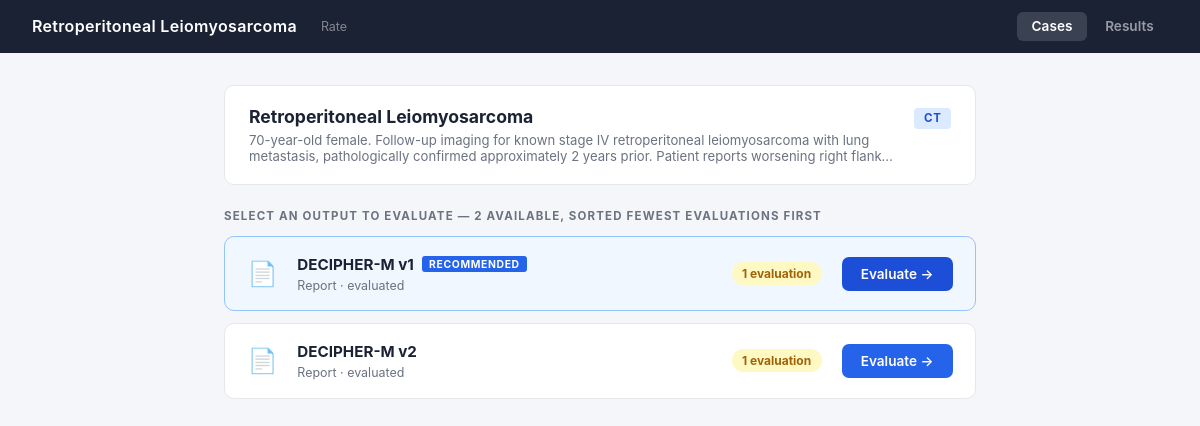
The page /cases/1/evaluate on the database its author committed.
### app/models.py (models this page shows)
class Case(Base):
    __tablename__ = "cases"
    id: Mapped[int] = mapped_column(Integer, primary_key=True, index=True)
    title: Mapped[str] = mapped_column(String(255), nullable=False)
    clinical_prompt: Mapped[str] = mapped_column(Text, nullable=False)
    modality: Mapped[str] = mapped_column(String(50), nullable=False)   # CT, MRI, X-ray, etc.
    image_path: Mapped[Optional[str]] = mapped_column(String(512), nullable=True)
    image_data: Mapped[Optional[bytes]] = mapped_column(LargeBinary, nullable=True)
    patient_age: Mapped[Optional[int]] = mapped_column(Integer, nullable=True)
    patient_sex: Mapped[Optional[str]] = mapped_column(String(10), nullable=True)  # M / F / Other
    created_at: Mapped[datetime] = mapped_column(DateTime, default=datetime.utcnow)
    outputs: Mapped[list["ModelOutput"]] = relationship(
        "ModelOutput", back_populates="case", order_by="ModelOutput.generated_at"
    )

class ModelOutput(Base):
    __tablename__ = "model_outputs"
    id: Mapped[int] = mapped_column(Integer, primary_key=True, index=True)
    case_id: Mapped[int] = mapped_column(Integer, ForeignKey("cases.id"), nullable=False)
    model_name: Mapped[str] = mapped_column(String(100), nullable=False)
    model_version: Mapped[Optional[str]] = mapped_column(String(50), nullable=True)  # e.g. "v1.2"
    output_text: Mapped[str] = mapped_column(Text, nullable=False)
    output_type: Mapped[str] = mapped_column(String(50), default="report")  # report | answer | annotation
    status: Mapped[str] = mapped_column(String(20), default="queued", nullable=False)
    generated_at: Mapped[datetime] = mapped_column(DateTime, default=datetime.utcnow)
    bounding_boxes: Mapped[Optional[str]] = mapped_column(Text, nullable=True)
    case: Mapped["Case"] = relationship("Case", back_populates="outputs")
    evaluations: Mapped[list["Evaluation"]] = relationship("Evaluation", back_populates="output")

### app/routes/cases.py (the view)
@router.get("/cases/{case_id}/evaluate")
def evaluate_select(request: Request, case_id: int, db: Session = Depends(get_db)):
    case = (
        db.query(Case)
        .options(joinedload(Case.outputs))
        .filter(Case.id == case_id)
        .first()
    )
    if not case:
        raise HTTPException(status_code=404, detail="Case not found")
    output_data = []
    for output in case.outputs:
        count = db.query(Evaluation).filter(Evaluation.output_id == output.id).count()
        output_data.append({"output": output, "eval_count": count})
    output_data.sort(key=lambda x: x["eval_count"])
    return templates.TemplateResponse("pick_output.html", {
        "request": request,
        "case": case,
        "output_data": output_data,
    })

### app/templates/pick_output.html (shortened to what this page needs)
<!DOCTYPE html>
<html lang="en">
<head>
</head>
<body>
<header>
  <h1>{{ case.title }}</h1>
  <span class="subtitle">Rate</span>
  <nav>
    <a href="/" class="active">Cases</a>
    <a href="/results">Results</a>
  </nav>
</header>
<div class="container">
  <div class="case-header">
    <div class="meta">
      <div class="case-title">{{ case.title }}</div>
      <div class="prompt-preview">{{ case.clinical_prompt }}</div>
    </div>
    {% set m = case.modality | lower %}
    {% if 'ct' in m %}<span class="badge badge-ct">CT</span>
    {% elif 'mri' in m or 'mr' == m %}<span class="badge badge-mri">MRI</span>
    {% elif 'x-ray' in m or 'xray' in m %}<span class="badge badge-xray">X-ray</span>
    {% elif 'ultra' in m or m == 'us' %}<span class="badge badge-us">US</span>
    {% else %}<span class="badge badge-other">{{ case.modality }}</span>{% endif %}
  </div>
  <p class="section-title">Select an output to evaluate — {{ output_data | length }} available, sorted fewest evaluations first</p>
  <div class="output-list">
    {% for item in output_data %}
    <div class="output-row {% if loop.first %}top-pick{% endif %}">
      <div class="row-icon">📄</div>
      <div class="row-body">
        <div class="row-name">
          {{ item.output.model_name }}{% if item.output.model_version %} {{ item.output.model_version }}{% endif %}
          {% if loop.first %}<span class="tag-recommended">Recommended</span>{% endif %}
        </div>
        <div class="row-sub">{{ item.output.output_type | capitalize }} · {{ item.output.status }}</div>
      </div>
      {% if item.eval_count == 0 %}
        <span class="eval-chip zero">0 evaluations</span>
      {% elif item.eval_count <= 2 %}
        <span class="eval-chip low">{{ item.eval_count }} evaluation{{ 's' if item.eval_count != 1 else '' }}</span>
      {% else %}
        <span class="eval-chip medium">{{ item.eval_count }} evaluations</span>
      {% endif %}
      <a href="/cases/{{ case.id }}/evaluate/{{ item.output.id }}" class="btn-pick">Evaluate →</a>
    </div>
    {% endfor %}
  </div>
</div>
</body>
</html>

### app/templates/pick_output.html (style rules this page uses)
*, *::before, *::after { box-sizing: border-box; margin: 0; padding: 0; }
body { font-family: -apple-system, BlinkMacSystemFont, "Segoe UI", Roboto, sans-serif; background: #f4f6f9; color: #1a2233; min-height: 100vh; }
header { background: #1a2233; color: #fff; padding: 0.75rem 2rem; display: flex; align-items: center; gap: 1.5rem; }
header h1 { font-size: 1rem; font-weight: 600; letter-spacing: 0.02em; }
header .subtitle { font-size: 0.78rem; opacity: 0.45; }
header nav { margin-left: auto; display: flex; gap: 0.25rem; }
header nav a { padding: 0.4rem 0.9rem; border-radius: 6px; font-size: 0.85rem; font-weight: 600; text-decoration: none; color: rgba(255,255,255,0.55); transition: background 0.1s, color 0.1s; }
header nav a.active { background: rgba(255,255,255,0.14); color: #fff; }
.container { max-width: 800px; margin: 2rem auto; padding: 0 1.5rem 4rem; }
.case-header { background: #fff; border: 1px solid #e5e7eb; border-radius: 10px; padding: 1.25rem 1.5rem; margin-bottom: 1.5rem; display: flex; align-items: flex-start; gap: 1rem; }
.case-header .meta { flex: 1; }
.case-header .case-title { font-size: 1.1rem; font-weight: 700; margin-bottom: 0.3rem; }
.case-header .prompt-preview { font-size: 0.82rem; color: #6b7280; display: -webkit-box; -webkit-line-clamp: 2; -webkit-box-orient: vertical; overflow: hidden; }
.badge { display: inline-flex; align-items: center; padding: 0.2rem 0.6rem; border-radius: 4px; font-size: 0.72rem; font-weight: 700; letter-spacing: 0.05em; text-transform: uppercase; white-space: nowrap; flex-shrink: 0; margin-top: 0.15rem; }
.badge-ct { background: #dbeafe; color: #1d4ed8; }
.section-title { font-size: 0.72rem; font-weight: 700; letter-spacing: 0.1em; text-transform: uppercase; color: #6b7280; margin-bottom: 0.85rem; }
.output-list { display: flex; flex-direction: column; gap: 0.75rem; }
.output-row { background: #fff; border: 1.5px solid #e5e7eb; border-radius: 10px; padding: 1.1rem 1.4rem; display: flex; align-items: center; gap: 1.25rem; transition: border-color 0.15s, box-shadow 0.15s; }
.output-row.top-pick { border-color: #93c5fd; background: #f0f7ff; }
.output-row .row-icon { font-size: 1.5rem; line-height: 1; flex-shrink: 0; }
.output-row .row-body { flex: 1; min-width: 0; }
.output-row .row-name { font-size: 0.95rem; font-weight: 700; margin-bottom: 0.25rem; display: flex; align-items: center; gap: 0.5rem; flex-wrap: wrap; }
.tag-recommended { font-size: 0.65rem; font-weight: 700; background: #2563eb; color: #fff; padding: 0.1rem 0.45rem; border-radius: 3px; letter-spacing: 0.06em; text-transform: uppercase; }
.output-row .row-sub { font-size: 0.78rem; color: #6b7280; }
.eval-chip { display: inline-flex; align-items: center; gap: 0.3rem; padding: 0.25rem 0.65rem; border-radius: 20px; font-size: 0.75rem; font-weight: 700; white-space: nowrap; flex-shrink: 0; }
.eval-chip.low { background: #fef9c3; color: #a16207; }
.btn-pick { display: inline-block; padding: 0.55rem 1.2rem; background: #2563eb; color: #fff; border-radius: 7px; font-size: 0.85rem; font-weight: 600; text-decoration: none; white-space: nowrap; flex-shrink: 0; transition: background 0.15s; }
.output-row.top-pick .btn-pick { background: #1d4ed8; }

### rows shown on the page
Case: title "Retroperitoneal Leiomyosarcoma", clinical_prompt "70-year-old female. Follow-up imaging for known stage IV retroperitoneal leiomyosarcoma with lung metastasis, pathologically confirmed approximately 2 years prior. Patient reports worsening right…"
ModelOutput: output.model_name "DECIPHER-M", output.model_version "v1", output.output_type "Report", output.status "evaluated"
ModelOutput: output.model_name "DECIPHER-M", output.model_version "v2", output.output_type "Report", output.status "evaluated"

### other values the page prints
{{ output_data | length }} "2"
{{ item.eval_count }} "1" "1"
